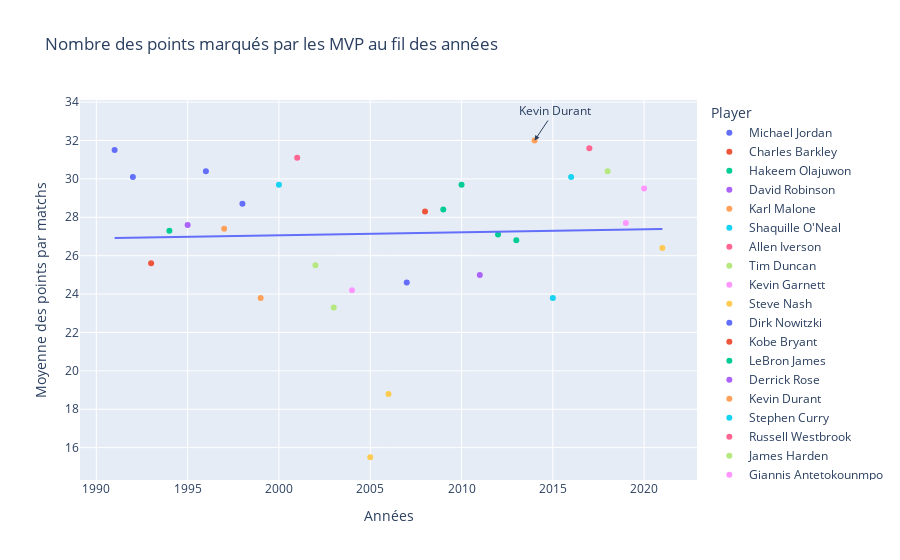

Notebook source saved alongside this figure:
### Code cell
fig = px.scatter(mvps_merged, x="Year", y="PTS", title="Nombre des points marqués par les MVP au fil des années", color="Player",labels={'PTS': 'Moyenne des points par matchs', 'Year': "Années"},trendline="ols",trendline_scope="overall")

top_scorer = mvps_merged.loc[mvps_merged["PTS"].idxmax()]

fig.add_annotation(
    x=top_scorer["Year"],
    y=top_scorer["PTS"],
    text=top_scorer["Player"],
    showarrow=True,
    arrowhead=2,
    ax=20,  # Position horizontale du texte par rapport à la flèche
    ay=-30  # Position verticale du texte par rapport à la flèche
)

fig.show()

### Figure 1 — Plotly figure (JSON) as saved in the notebook; plotly's stock layout.template omitted (floating-point values rounded to 4 significant figures)
{"data": [{"hovertemplate": "Player=Michael Jordan<br>Années=%{x}<br>Moyenne des points par matchs=%{y}<extra></extra>", "legendgroup": "Michael Jordan", "marker": {"color": "#636efa", "symbol": "circle"}, "mode": "markers", "name": "Michael Jordan", "orientation": "v", "showlegend": true, "type": "scatter", "x": [1991, 1992, 1996, 1998], "xaxis": "x", "y": [31.5, 30.1, 30.4, 28.7], "yaxis": "y"}, {"hovertemplate": "Player=Charles Barkley<br>Années=%{x}<br>Moyenne des points par matchs=%{y}<extra></extra>", "legendgroup": "Charles Barkley", "marker": {"color": "#EF553B", "symbol": "circle"}, "mode": "markers", "name": "Charles Barkley", "orientation": "v", "showlegend": true, "type": "scatter", "x": [1993], "xaxis": "x", "y": [25.6], "yaxis": "y"}, {"hovertemplate": "Player=Hakeem Olajuwon<br>Années=%{x}<br>Moyenne des points par matchs=%{y}<extra></extra>", "legendgroup": "Hakeem Olajuwon", "marker": {"color": "#00cc96", "symbol": "circle"}, "mode": "markers", "name": "Hakeem Olajuwon", "orientation": "v", "showlegend": true, "type": "scatter", "x": [1994], "xaxis": "x", "y": [27.3], "yaxis": "y"}, {"hovertemplate": "Player=David Robinson<br>Années=%{x}<br>Moyenne des points par matchs=%{y}<extra></extra>", "legendgroup": "David Robinson", "marker": {"color": "#ab63fa", "symbol": "circle"}, "mode": "markers", "name": "David Robinson", "orientation": "v", "showlegend": true, "type": "scatter", "x": [1995], "xaxis": "x", "y": [27.6], "yaxis": "y"}, {"hovertemplate": "Player=Karl Malone<br>Années=%{x}<br>Moyenne des points par matchs=%{y}<extra></extra>", "legendgroup": "Karl Malone", "marker": {"color": "#FFA15A", "symbol": "circle"}, "mode": "markers", "name": "Karl Malone", "orientation": "v", "showlegend": true, "type": "scatter", "x": [1997, 1999], "xaxis": "x", "y": [27.4, 23.8], "yaxis": "y"}, {"hovertemplate": "Player=Shaquille O'Neal<br>Années=%{x}<br>Moyenne des points par matchs=%{y}<extra></extra>", "legendgroup": "Shaquille O'Neal", "marker": {"color": "#19d3f3", "symbol": "circle"}, "mode": "markers", "name": "Shaquille O'Neal", "orientation": "v", "showlegend": true, "type": "scatter", "x": [2000], "xaxis": "x", "y": [29.7], "yaxis": "y"}, {"hovertemplate": "Player=Allen Iverson<br>Années=%{x}<br>Moyenne des points par matchs=%{y}<extra></extra>", "legendgroup": "Allen Iverson", "marker": {"color": "#FF6692", "symbol": "circle"}, "mode": "markers", "name": "Allen Iverson", "orientation": "v", "showlegend": true, "type": "scatter", "x": [2001], "xaxis": "x", "y": [31.1], "yaxis": "y"}, {"hovertemplate": "Player=Tim Duncan<br>Années=%{x}<br>Moyenne des points par matchs=%{y}<extra></extra>", "legendgroup": "Tim Duncan", "marker": {"color": "#B6E880", "symbol": "circle"}, "mode": "markers", "name": "Tim Duncan", "orientation": "v", "showlegend": true, "type": "scatter", "x": [2002, 2003], "xaxis": "x", "y": [25.5, 23.3], "yaxis": "y"}, {"hovertemplate": "Player=Kevin Garnett<br>Années=%{x}<br>Moyenne des points par matchs=%{y}<extra></extra>", "legendgroup": "Kevin Garnett", "marker": {"color": "#FF97FF", "symbol": "circle"}, "mode": "markers", "name": "Kevin Garnett", "orientation": "v", "showlegend": true, "type": "scatter", "x": [2004], "xaxis": "x", "y": [24.2], "yaxis": "y"}, {"hovertemplate": "Player=Steve Nash<br>Années=%{x}<br>Moyenne des points par matchs=%{y}<extra></extra>", "legendgroup": "Steve Nash", "marker": {"color": "#FECB52", "symbol": "circle"}, "mode": "markers", "name": "Steve Nash", "orientation": "v", "showlegend": true, "type": "scatter", "x": [2005, 2006], "xaxis": "x", "y": [15.5, 18.8], "yaxis": "y"}, {"hovertemplate": "Player=Dirk Nowitzki<br>Années=%{x}<br>Moyenne des points par matchs=%{y}<extra></extra>", "legendgroup": "Dirk Nowitzki", "marker": {"color": "#636efa", "symbol": "circle"}, "mode": "markers", "name": "Dirk Nowitzki", "orientation": "v", "showlegend": true, "type": "scatter", "x": [2007], "xaxis": "x", "y": [24.6], "yaxis": "y"}, {"hovertemplate": "Player=Kobe Bryant<br>Années=%{x}<br>Moyenne des points par matchs=%{y}<extra></extra>", "legendgroup": "Kobe Bryant", "marker": {"color": "#EF553B", "symbol": "circle"}, "mode": "markers", "name": "Kobe Bryant", "orientation": "v", "showlegend": true, "type": "scatter", "x": [2008], "xaxis": "x", "y": [28.3], "yaxis": "y"}, {"hovertemplate": "Player=LeBron James<br>Années=%{x}<br>Moyenne des points par matchs=%{y}<extra></extra>", "legendgroup": "LeBron James", "marker": {"color": "#00cc96", "symbol": "circle"}, "mode": "markers", "name": "LeBron James", "orientation": "v", "showlegend": true, "type": "scatter", "x": [2009, 2010, 2012, 2013], "xaxis": "x", "y": [28.4, 29.7, 27.1, 26.8], "yaxis": "y"}, {"hovertemplate": "Player=Derrick Rose<br>Années=%{x}<br>Moyenne des points par matchs=%{y}<extra></extra>", "legendgroup": "Derrick Rose", "marker": {"color": "#ab63fa", "symbol": "circle"}, "mode": "markers", "name": "Derrick Rose", "orientation": "v", "showlegend": true, "type": "scatter", "x": [2011], "xaxis": "x", "y": [25], "yaxis": "y"}, {"hovertemplate": "Player=Kevin Durant<br>Années=%{x}<br>Moyenne des points par matchs=%{y}<extra></extra>", "legendgroup": "Kevin Durant", "marker": {"color": "#FFA15A", "symbol": "circle"}, "mode": "markers", "name": "Kevin Durant", "orientation": "v", "showlegend": true, "type": "scatter", "x": [2014], "xaxis": "x", "y": [32], "yaxis": "y"}, {"hovertemplate": "Player=Stephen Curry<br>Années=%{x}<br>Moyenne des points par matchs=%{y}<extra></extra>", "legendgroup": "Stephen Curry", "marker": {"color": "#19d3f3", "symbol": "circle"}, "mode": "markers", "name": "Stephen Curry", "orientation": "v", "showlegend": true, "type": "scatter", "x": [2015, 2016], "xaxis": "x", "y": [23.8, 30.1], "yaxis": "y"}, {"hovertemplate": "Player=Russell Westbrook<br>Années=%{x}<br>Moyenne des points par matchs=%{y}<extra></extra>", "legendgroup": "Russell Westbrook", "marker": {"color": "#FF6692", "symbol": "circle"}, "mode": "markers", "name": "Russell Westbrook", "orientation": "v", "showlegend": true, "type": "scatter", "x": [2017], "xaxis": "x", "y": [31.6], "yaxis": "y"}, {"hovertemplate": "Player=James Harden<br>Années=%{x}<br>Moyenne des points par matchs=%{y}<extra></extra>", "legendgroup": "James Harden", "marker": {"color": "#B6E880", "symbol": "circle"}, "mode": "markers", "name": "James Harden", "orientation": "v", "showlegend": true, "type": "scatter", "x": [2018], "xaxis": "x", "y": [30.4], "yaxis": "y"}, {"hovertemplate": "Player=Giannis Antetokounmpo<br>Années=%{x}<br>Moyenne des points par matchs=%{y}<extra></extra>", "legendgroup": "Giannis Antetokounmpo", "marker": {"color": "#FF97FF", "symbol": "circle"}, "mode": "markers", "name": "Giannis Antetokounmpo", "orientation": "v", "showlegend": true, "type": "scatter", "x": [2019, 2020], "xaxis": "x", "y": [27.7, 29.5], "yaxis": "y"}, {"hovertemplate": "Player=Nikola Joki?<br>Années=%{x}<br>Moyenne des points par matchs=%{y}<extra></extra>", "legendgroup": "Nikola Joki?", "marker": {"color": "#FECB52", "symbol": "circle"}, "mode": "markers", "name": "Nikola Joki?", "orientation": "v", "showlegend": true, "type": "scatter", "x": [2021], "xaxis": "x", "y": [26.4], "yaxis": "y"}, {"hovertemplate": "<b>OLS trendline</b><br>PTS = 0.0156855 * Year + -4.30702<br>R<sup>2</sup>=0.001491<br><br>Années=%{x}<br>Moyenne des points par matchs=%{y} <b>(trend)</b><extra></extra>", "legendgroup": "Overall Trendline", "line": {"color": "#636efa"}, "mode": "lines", "name": "Overall Trendline", "showlegend": true, "type": "scatter", "x": [1991, 1992, 1993, 1994, 1995, 1996, 1997, 1998, 1999, 2000, 2001, 2002, 2003, 2004, 2005, 2006, 2007, 2008, 2009, 2010, 2011, 2012, 2013, 2014, 2015, 2016, 2017, 2018, 2019, 2020, 2021], "xaxis": "x", "y": [26.92, 26.94, 26.95, 26.97, 26.99, 27.0, 27.02, 27.03, 27.05, 27.06, 27.08, 27.1, 27.11, 27.13, 27.14, 27.16, 27.17, 27.19, 27.21, 27.22, 27.24, 27.25, 27.27, 27.28, 27.3, 27.31, 27.33, 27.35, 27.36, 27.38, 27.39], "yaxis": "y"}], "layout": {"annotations": [{"arrowhead": 2, "ax": 20, "ay": -30, "showarrow": true, "text": "Kevin Durant", "x": 2014, "y": 32}], "legend": {"title": {"text": "Player"}, "tracegroupgap": 0}, "title": {"text": "Nombre des points marqués par les MVP au fil des années"}, "xaxis": {"anchor": "y", "domain": [0, 1], "title": {"text": "Années"}}, "yaxis": {"anchor": "x", "domain": [0, 1], "title": {"text": "Moyenne des points par matchs"}}}}
